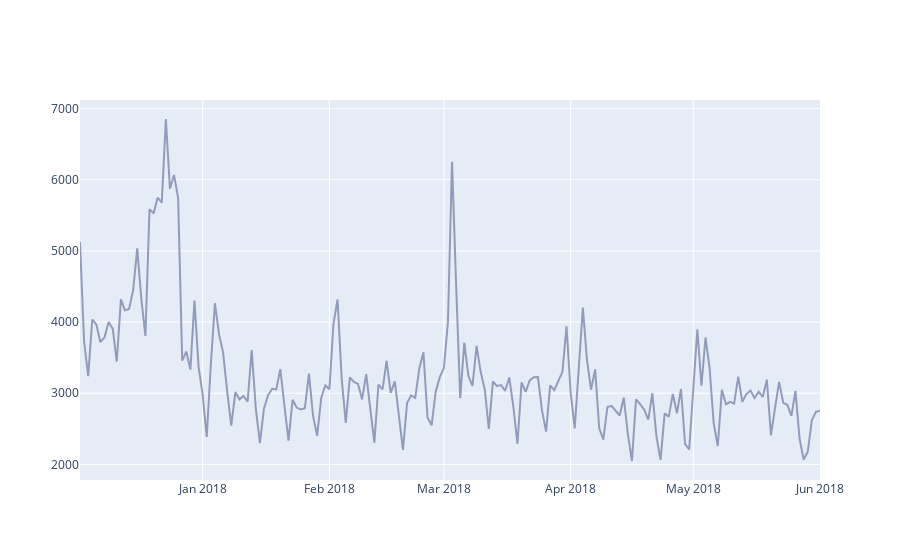

The cell this chart's notebook holds for it:
### Code cell
# creating figure with the both traces and layout
fig = dict(data= [trace])

#rendering the graphs
iplot(fig) #it's an equivalent to plt.show()

### Figure 1 — Plotly figure (JSON) as saved in the notebook; plotly's stock layout.template omitted (floating-point values rounded to 4 significant figures; data arrays with more than 128 entries replaced by an {"elided": "..."} marker saying what was removed)
{"data": [{"line": {"color": "#7E87AC"}, "name": "Total Transactions", "opacity": 0.8, "type": "scatter", "x": {"elided": "182 str values"}, "y": {"elided": "182 int values"}}], "layout": {}}
